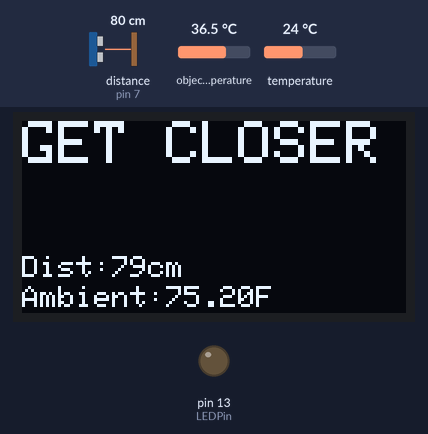
This sketch was run on a simulated Arduino Uno, built with avr-gcc and run on an emulated ATmega328P. Shown: 128×64 one-colour display, output pins drawn as LEDs (lit = HIGH). Wiring (inferred from the names in the program): ultrasonic range finder: trigger pin 8; echo pin 7. The inputs (shaded band) are chosen by the test bench; at power-on: temperature 24 °C, distance to the obstacle (sensor on pin 7) 80 cm, object temperature 36.5 °C. The echo pulse lasts 58.3 µs per cm; pins used as bus, display or sensor lines are not drawn; what the sketch prints to the serial monitor is not drawn.

Above: at 2.2 s.
2.3 s: temperature set to 41 °C
At 3.5 s:
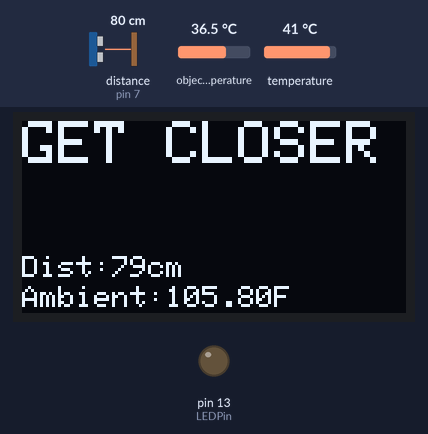
4.2 s: distance to the obstacle (sensor on pin 7) set to 2 cm
At 4.7 s:
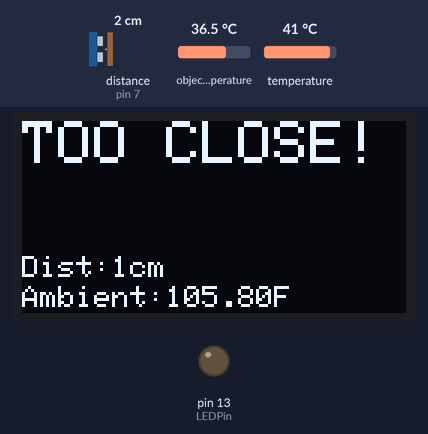
5.7 s: temperature set to 12 °C
At 6.6 s:
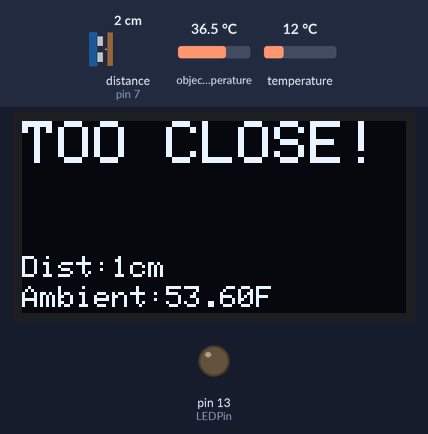
7.2 s: distance to the obstacle (sensor on pin 7) set to 7 cm
At 7.32 s:
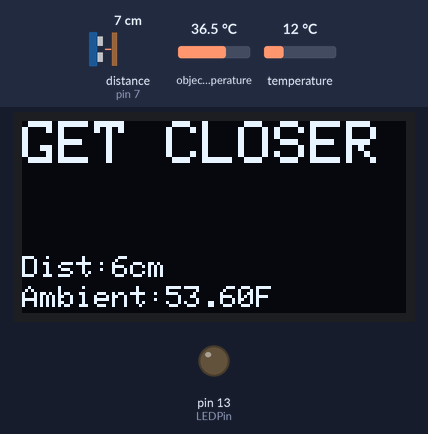
8.7 s: distance to the obstacle (sensor on pin 7) set to 4 cm
At 9.4 s:
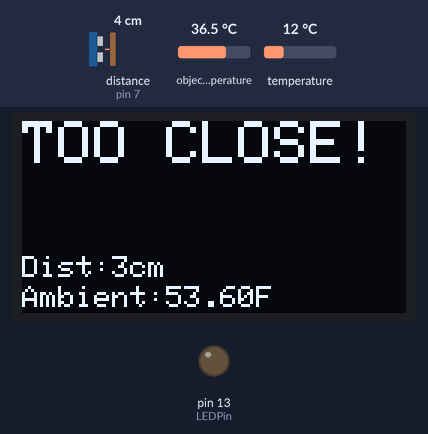
10.4 s: object temperature set to 32 °C
At 10.72 s:
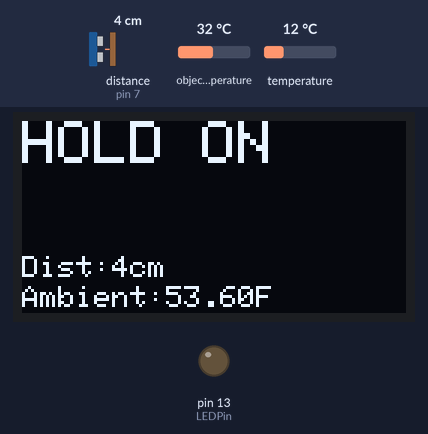
Timing chart, 0 to 13.4 s (numbered marks = the images above; inputs shaded):
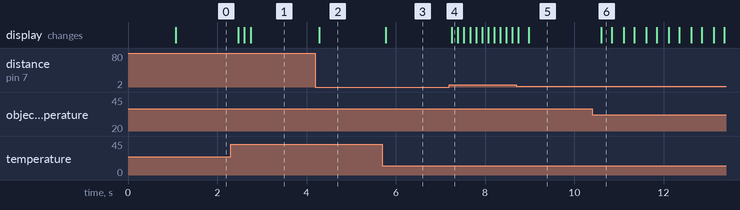

Measured:
- after the input at 2.3 s, the display: changes after 0.17 s (image 1)
- after the input at 4.2 s, the display: changes after 0.08 s (image 2)
- after the input at 5.7 s, the display: changes after 0.07 s (image 3)
- after the input at 7.2 s, the display: changes after 0.06 s (image 4)
- after the input at 8.7 s, the display: first changes after 0.05 s (image 5 shows a later state)
- after the input at 10.4 s, the display: changes after 0.20 s (image 6)

The sketch:

sketch_oct05a.ino
```cpp
// ---------- Arduino Contactless Thermometer
// ---------- Components: Arduino Uno, CJMCU906 (MLX90614)IR Temp Sensor, OLED Screen SSD1306, Ultrasonic Distance Sensor


#include <Wire.h>
#include <Adafruit_MLX90614.h>
Adafruit_MLX90614 mlx = Adafruit_MLX90614();

#include <Adafruit_GFX.h>
#include <Adafruit_SSD1306.h>
#define SCREEN_WIDTH 128 // OLED display width, in pixels
#define SCREEN_HEIGHT 64 // OLED display height, in pixels
Adafruit_SSD1306 display(SCREEN_WIDTH, SCREEN_HEIGHT, &Wire, -1);


// --------- Ultrasonic Sensor preparation
#define echoPin 7 // Echo Pin
#define trigPin 8 // Trigger Pin
#define LEDPin 13 // Onboard LED
int maximumRange = 5; // Maximum range needed
int minimumRange = 4; // Minimum range needed
long duration, distance; // Duration used to calculate distance

float ta; // ambient temperature
float to, stemp; // object temperature

int loop_interval = 100; // check temp every 200 msec
int readcount = 0;

void setup() {
  pinMode(trigPin, OUTPUT);
  pinMode(LEDPin, OUTPUT); // Use LED indicator (if required)
  Serial.begin(115200);
  // setting up the OLED display
  if (!display.begin(SSD1306_SWITCHCAPVCC, 0x3C)) { // Address 0x3D for 128x64
    Serial.println(F("SSD1306 allocation failed"));
    for (;;);
  }
  delay(1000);
  display.clearDisplay();
  display.setTextColor(WHITE);
}

void loop() {
  pinMode(echoPin, INPUT);
  digitalWrite(trigPin, LOW);
  delayMicroseconds(2);
  digitalWrite(trigPin, HIGH);
  delayMicroseconds(10);
  digitalWrite(trigPin, LOW);
  duration = pulseIn(echoPin, HIGH);
  //Calculate the distance (in cm) based on the speed of sound.
  distance = duration / 58.2;


  // reading object (to) and ambient (ta) temperature, and round it
  to = 8.5 + round(mlx.readObjectTempF() * 10) * .1;
  ta = round(mlx.readAmbientTempF() * 10) * .1;

  // log to Serial port
  Serial.println("Object:" + String(to) + ", Ambient:" + String(ta));

  // display on OLED
  display.clearDisplay();
  display.setTextSize(1);
  display.setCursor(0, 45);
  display.print("Dist:" + String(distance) + "cm");
  display.setCursor(0, 55);
  display.print("Ambient:" + String(ta) + "F");
  display.setTextSize(2);
  display.setCursor(0, 0);
  if (distance > maximumRange) {
    display.print("GET CLOSER");
  }
  if (distance < minimumRange) {
    display.print("TOO CLOSE!");
  }
  if ((distance >= minimumRange) && (distance <= maximumRange)) {
    if (readcount == 5) {   // after reading 5 consecutive time
      to = stemp / 5;       // get the average temp and show it
      display.print("YOUR TEMP:");
      display.setTextSize(3);
      display.setCursor(20, 18);
      display.print(String(to).substring(0, 4) + "F");
      display.display();
      readcount = 0;
      stemp = 0;
      loop_interval = 5000; // wait for 5 seconds
    } else {
      display.print("HOLD ON"); // when in range, ask user to hold position
      stemp = stemp + to;
      readcount++;
      loop_interval = 200;      // until approx. 5 x 200 ms = 1 sec
    }
  } else {                      // if user is out of range, reset calculation
    loop_interval = 100;
    readcount = 0;
    stemp = 0;
  }
  display.display();
  delay(loop_interval);

  pinMode(echoPin, OUTPUT);
  digitalWrite(echoPin, 0);
  delayMicroseconds(200);
}
```
